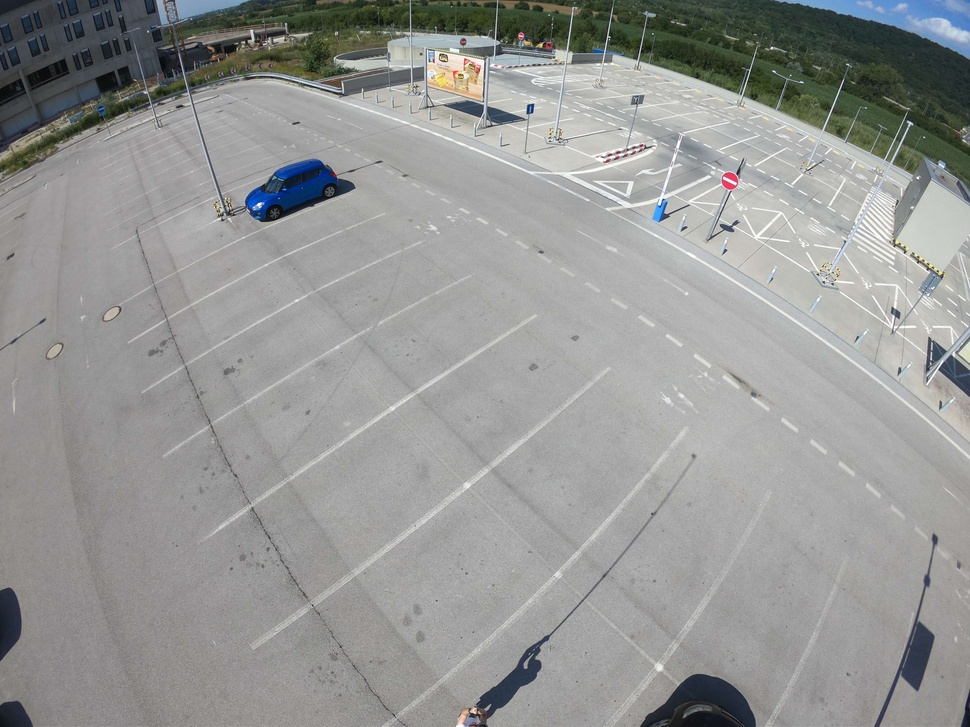
#> input picture Hough_lines_expermiental/GOPR6632.JPG, 970 x 727 px, shrunk from 4000 x 3000 before the run
$ python Line_Detection_HLP.py
#> lines starting #> are read from the running program, lines starting #| are printed output that depends on the picture; after the words box and inside, x2 and y2 are one past the last pixel; in counts of white or black regions, pixels touching at a corner belong together
import cv2 as cv
import numpy as np
img = cv.imread(cv.samples.findFile('GOPR6632.JPG'))
#> img is the input picture: shape (727, 970, 3); mean B, G, R 148.9, 150.4, 149.5
gray = cv.cvtColor(img,cv.COLOR_BGR2GRAY)
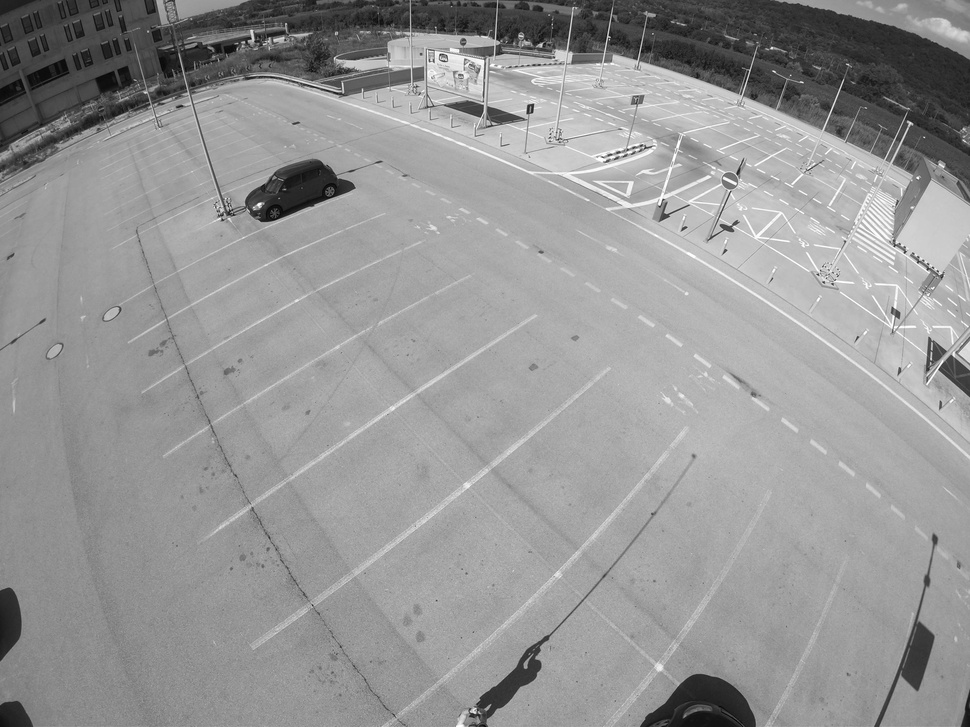
#> gray: shape (727, 970); min 1, max 255, mean 150
edges = cv.Canny(gray,50,150,apertureSize = 3)
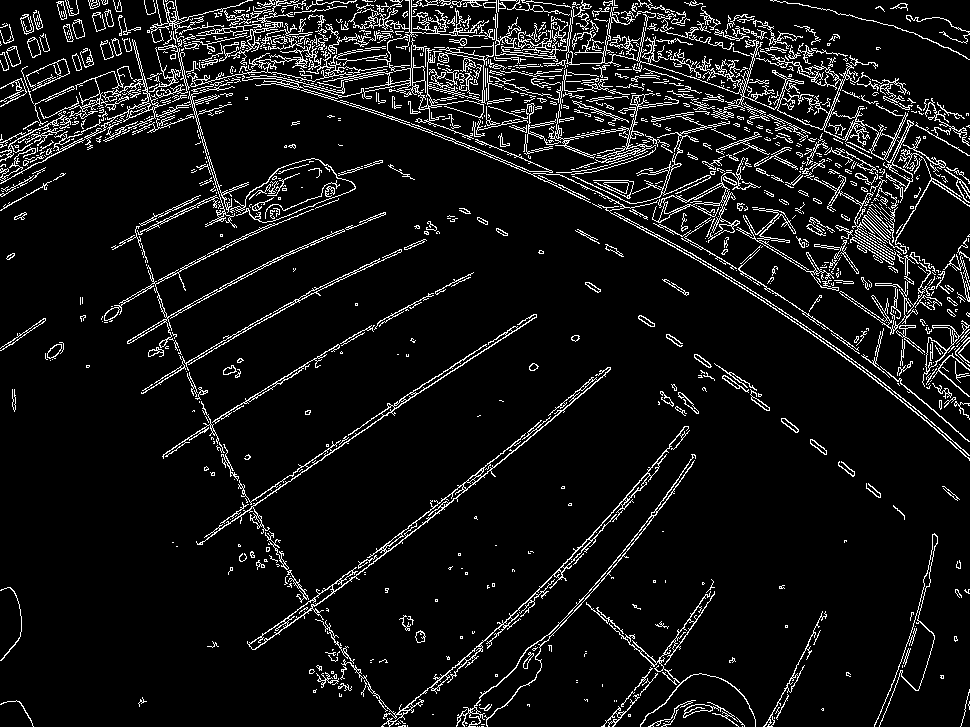
#> edges: shape (727, 970); 8% white in thin lines or dots
lines = cv.HoughLinesP(edges,1,np.pi/180,100,minLineLength=100,maxLineGap=10)
#> lines = 58 rows, first 6: [251, 506, 486, 348], [99, 93, 201, 84], [424, 68, 545, 72], [422, 98, 577, 149], [579, 194, 717, 271], [398, 535, 599, 373]
for line in lines:
    x1,y1,x2,y2 = line[0]
    cv.line(img,(x1,y1),(x2,y2),(0,255,0),2)
#> this loop made 58 passes
#> (x1, y1, x2, y2) on passes 1 to 12: (251, 506, 486, 348), (99, 93, 201, 84), (424, 68, 545, 72), (422, 98, 577, 149), (579, 194, 717, 271), (398, 535, 599, 373), (387, 64, 505, 81), (285, 60, 389, 73), (355, 106, 473, 149), (76, 103, 232, 86), (449, 32, 595, 34), (130, 73, 233, 80)
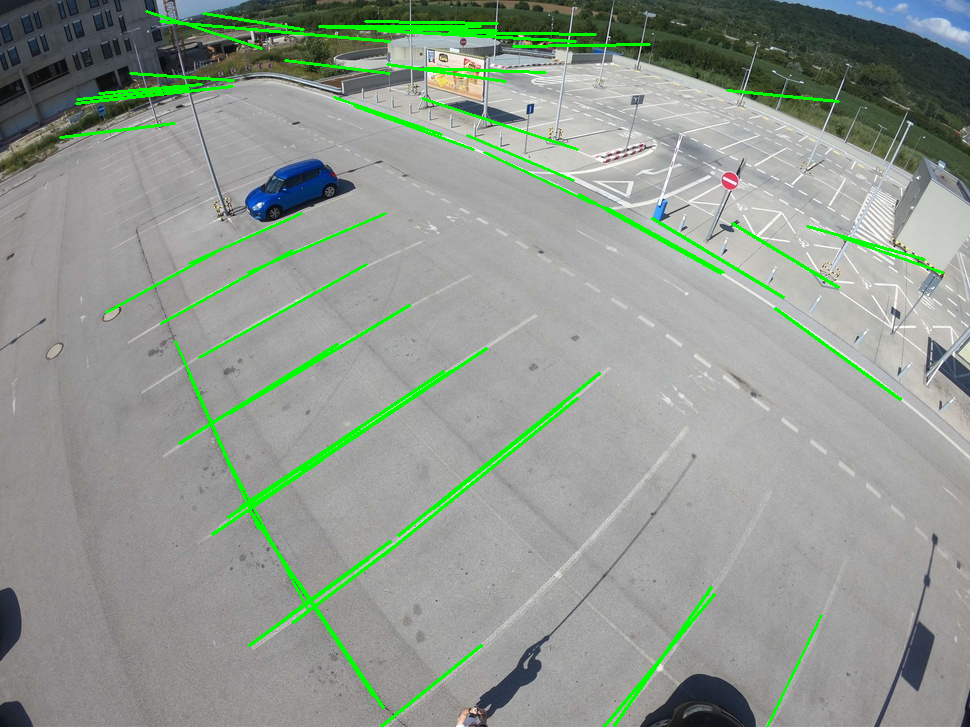
#> img: shape (727, 970, 3); 3.32% of pixels changed, all inside (x1, y1, x2, y2) = (59, 10, 944, 727)
cv.imwrite('houghlines5.jpg', img)
